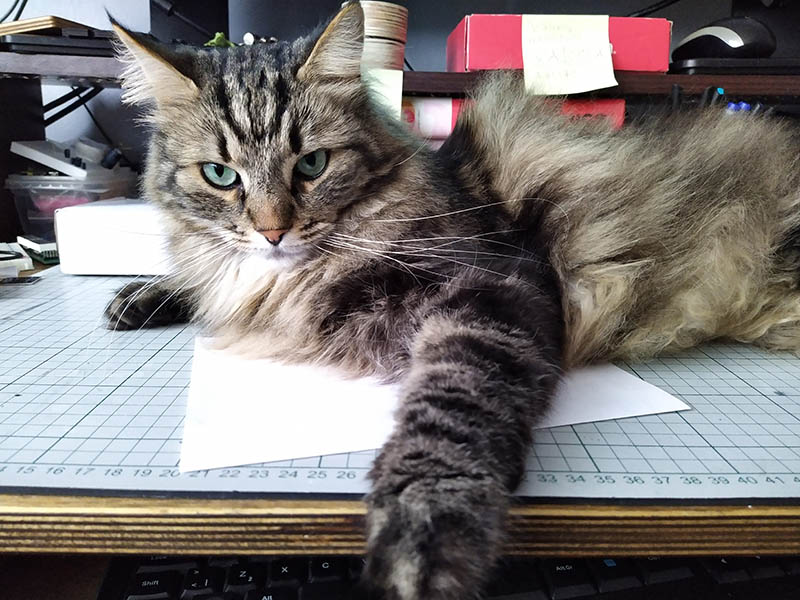
#> input picture images/cat.jpg, 800 x 600 px
$ python 2_colour_spaces_channels.py
#> lines starting #> are read from the running program, lines starting #| are printed output that depends on the picture
#!/usr/bin/env python3
'''
Tauno Erik
04.05.2021
pip install opencv-contrib-python   #
pip install caer                    # https://github.com/jasmcaus/caer
pip install matplotlib

Sources:https://www.youtube.com/watch?v=oXlwWbU8l2o
        https://github.com/jasmcaus/opencv-course

Deep learning:https://www.youtube.com/watch?v=VyWAvY2CF9c
'''

import os
import cv2 as cv
import numpy as np
import matplotlib.pyplot as plt

def full_path(filename):
    ''' Returns full path to file. '''
    folder = os.path.dirname(__file__) # File location
    full_path = os.path.join(folder, filename)
    return full_path

img_file = full_path('images/cat.jpg')
video_file = full_path('images/cat.mp4')

# BGR is default

# [67 lines left out: functions convert_grayscale, convert_hsv, convert_lab, plot_img, BGR_to_RGB, hsv_to_bgr and 1 more, not called in this run]

def color_channels_2():
    src = cv.imread(full_path('images/cat.jpg'))
#> src is the input picture: shape (600, 800, 3); mean B, G, R 116.2, 117.6, 122.9
    b,g,r, = cv.split(src)
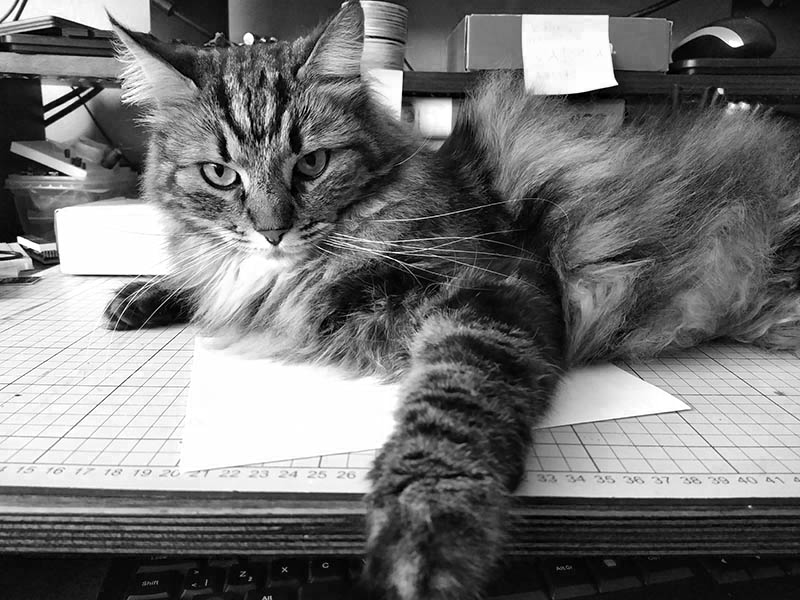
#> b: shape (600, 800); min 0, max 255, mean 116.2
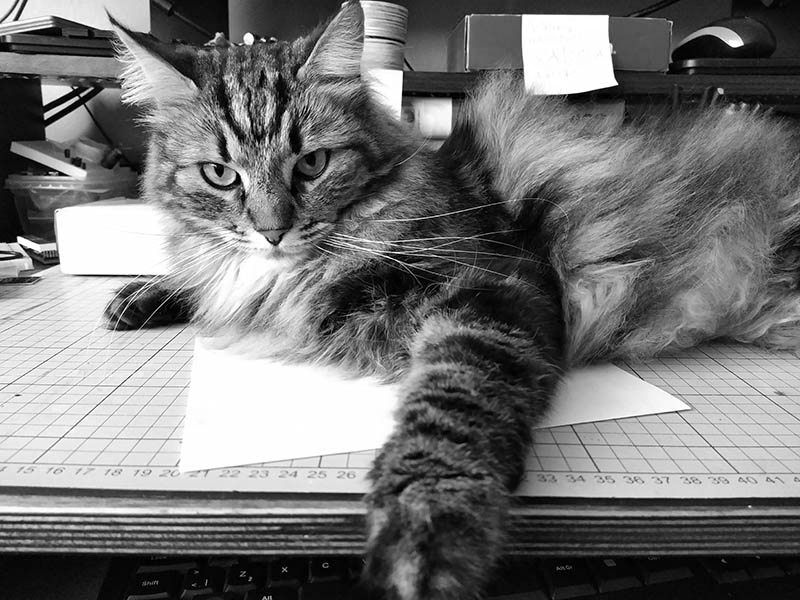
#> g: shape (600, 800); min 0, max 255, mean 117.6
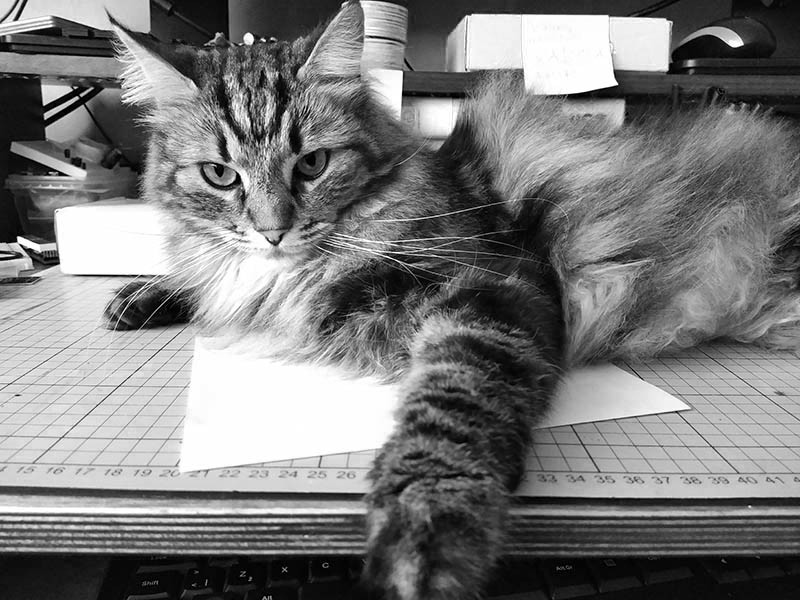
#> r: shape (600, 800); min 0, max 255, mean 122.9
    blank = np.zeros(src.shape[:2], dtype='uint8')

    blue = cv.merge([b, blank, blank])
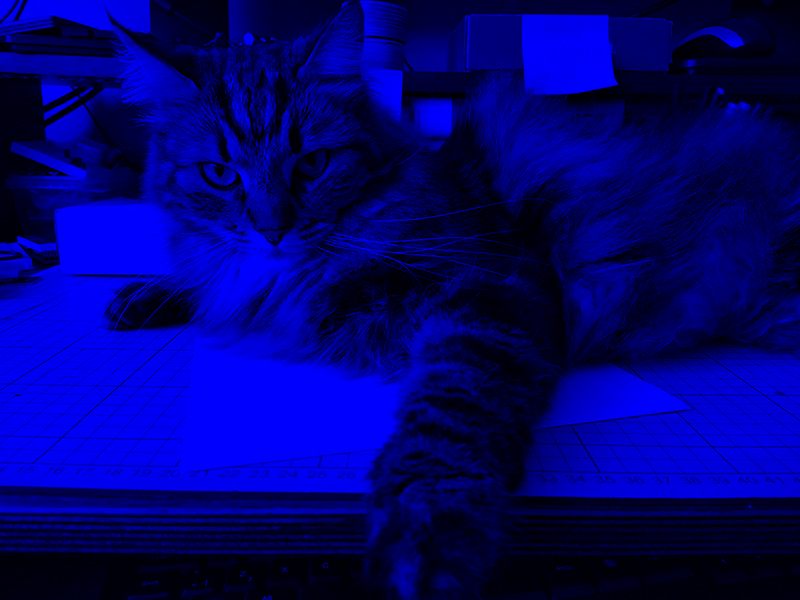
#> blue: shape (600, 800, 3); mean of channels 0, 1, 2 116.2, 0, 0; drawn as B, G, R
    green = cv.merge([blank, g, blank])
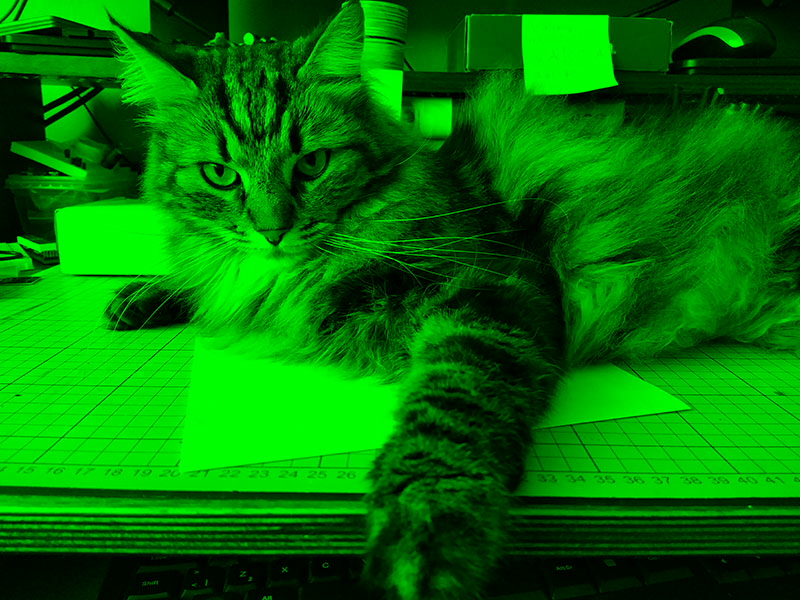
#> green: shape (600, 800, 3); mean of channels 0, 1, 2 0, 117.6, 0; drawn as B, G, R
    red = cv.merge([blank, blank, r])
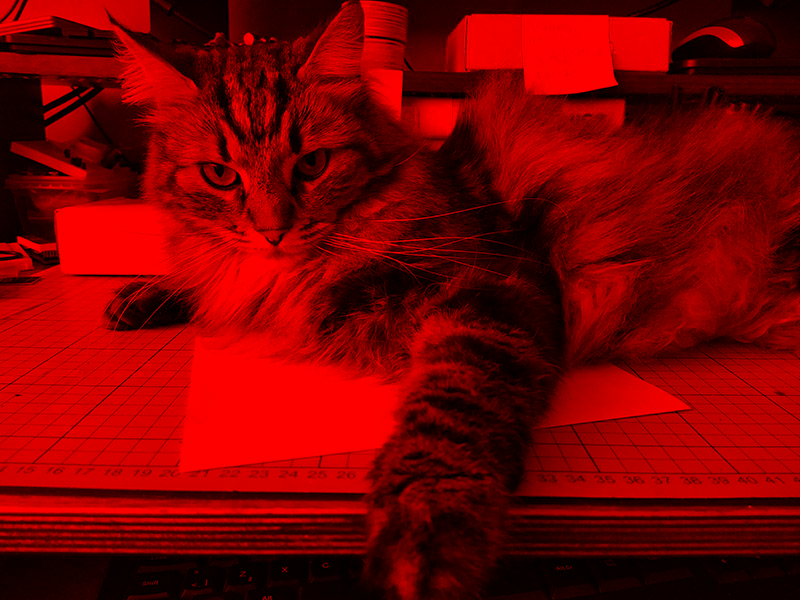
#> red: shape (600, 800, 3); mean of channels 0, 1, 2 0, 0, 122.9; drawn as B, G, R

    cv.imshow('Blue', blue)
    cv.imshow('Green', green)
    cv.imshow('Red', red)

    cv.waitKey(0)

####################################################################
if __name__ == "__main__":
    print("Tere!")
    # [7 lines of commented-out code are left out]
    color_channels_2()

$ run again, with images/grupp.jpg copied over images/cat.jpg
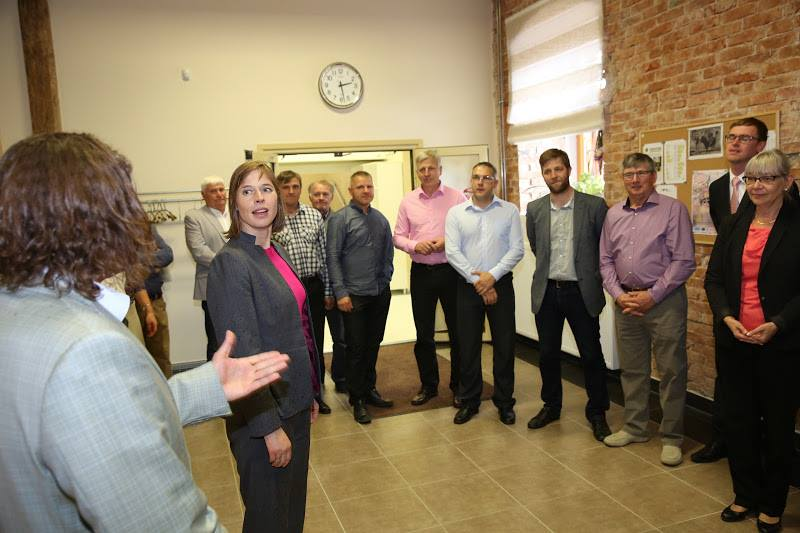
#> input picture images/grupp.jpg, 800 x 533 px
#> in color_channels_2, src is the input picture: shape (533, 800, 3); mean B, G, R 94, 117.9, 134.1
#> in color_channels_2, `green = cv.merge([blank, g, blank])`:
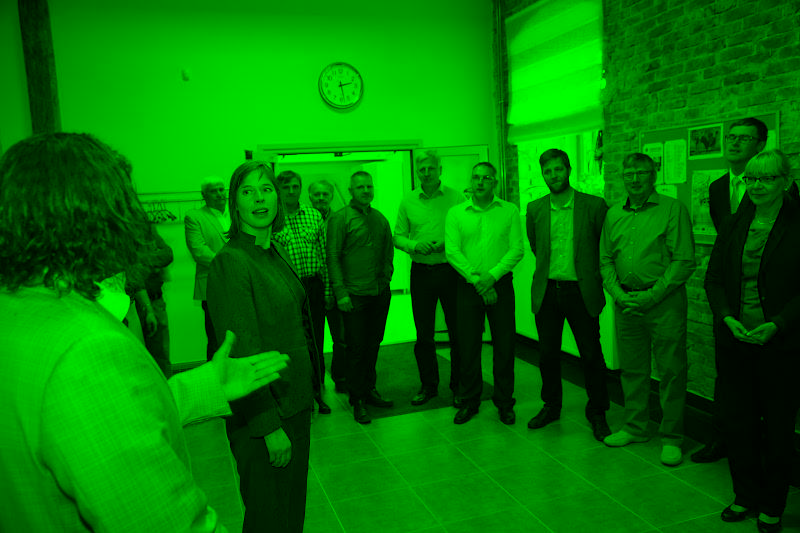
#> green: shape (533, 800, 3); mean of channels 0, 1, 2 0, 117.9, 0; drawn as B, G, R
#> in color_channels_2, `red = cv.merge([blank, blank, r])`:
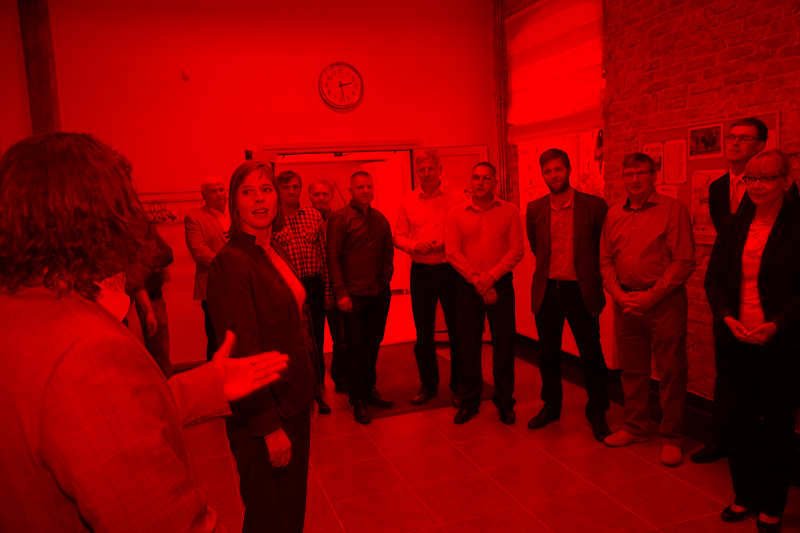
#> red: shape (533, 800, 3); mean of channels 0, 1, 2 0, 0, 134.1; drawn as B, G, R

$ run again, with images/lennu1.jpg copied over images/cat.jpg
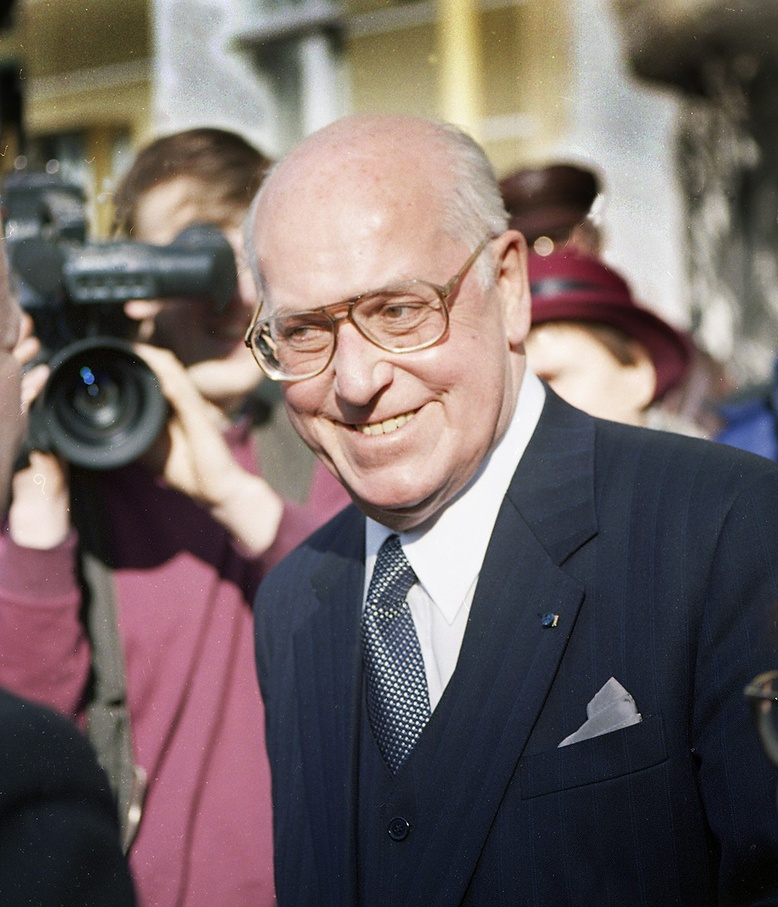
#> input picture images/lennu1.jpg, 778 x 907 px, shrunk from 1200 x 1400 before the run
#> in color_channels_2, src is the input picture: shape (907, 778, 3); mean B, G, R 99.5, 100.7, 112.8
#> in color_channels_2, `green = cv.merge([blank, g, blank])`:
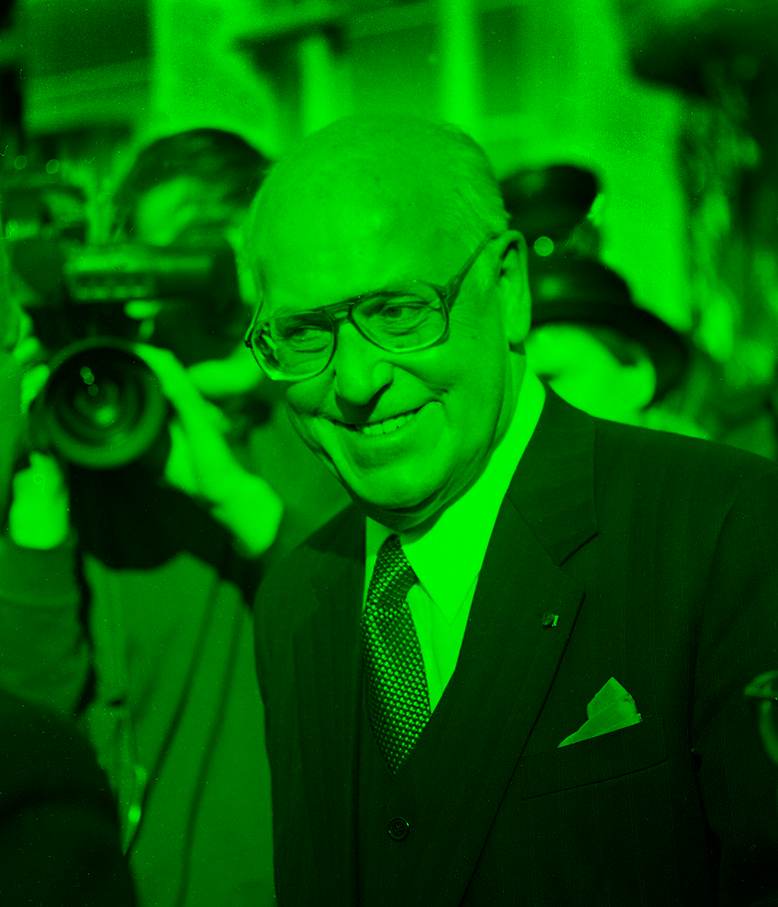
#> green: shape (907, 778, 3); mean of channels 0, 1, 2 0, 100.7, 0; drawn as B, G, R
#> in color_channels_2, `red = cv.merge([blank, blank, r])`:
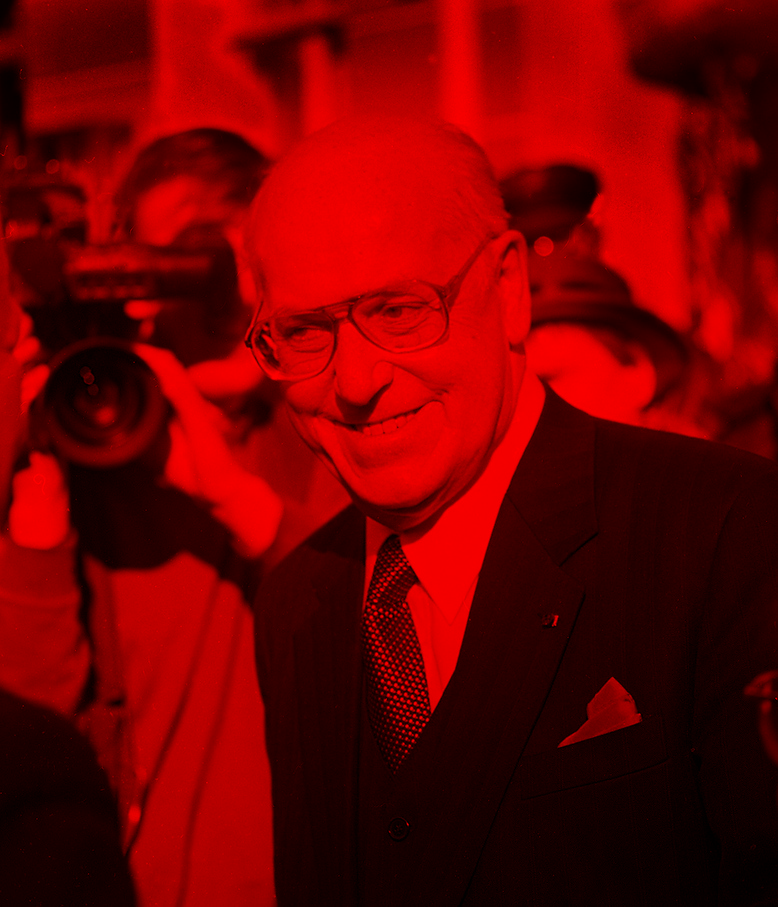
#> red: shape (907, 778, 3); mean of channels 0, 1, 2 0, 0, 112.8; drawn as B, G, R
